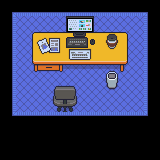

A level layout from a 2D game, rendered from its tile map. Below: a short description, then the map file with its tile-grid data intact:
An orthogonal 10x10 tile map with 16x16 px tiles, 4 tile layers (Ground, Walls, Object, Above Object), 8 tilesets.

<map version="1.10" tiledversion="1.11.2" orientation="orthogonal" renderorder="right-down" width="10" height="10" tilewidth="16" tileheight="16" infinite="0" nextlayerid="5" nextobjectid="1">
 <editorsettings>
  <export target="office-desk.json" format="json" />
 </editorsettings>
 <tileset firstgid="1" name="desk_drawer_orange_down" tilewidth="16" tileheight="16" tilecount="24" columns="6">
  <image source="assets/desk_drawer_orange_down.png" trans="ff00ff" width="96" height="64" />
  <tile id="0">
   <properties>
    <property name="collides" type="bool" value="true" />
   </properties>
  </tile>
  <tile id="1">
   <properties>
    <property name="collides" type="bool" value="true" />
   </properties>
  </tile>
  <tile id="2">
   <properties>
    <property name="collides" type="bool" value="true" />
   </properties>
  </tile>
  <tile id="3">
   <properties>
    <property name="collides" type="bool" value="true" />
   </properties>
  </tile>
  <tile id="4">
   <properties>
    <property name="collides" type="bool" value="true" />
   </properties>
  </tile>
  <tile id="5">
   <properties>
    <property name="collides" type="bool" value="true" />
   </properties>
  </tile>
  <tile id="6">
   <properties>
    <property name="collides" type="bool" value="true" />
   </properties>
  </tile>
  <tile id="7">
   <properties>
    <property name="collides" type="bool" value="true" />
   </properties>
  </tile>
  <tile id="8">
   <properties>
    <property name="collides" type="bool" value="true" />
   </properties>
  </tile>
  <tile id="9">
   <properties>
    <property name="collides" type="bool" value="true" />
   </properties>
  </tile>
  <tile id="10">
   <properties>
    <property name="collides" type="bool" value="true" />
   </properties>
  </tile>
  <tile id="11">
   <properties>
    <property name="collides" type="bool" value="true" />
   </properties>
  </tile>
  <tile id="12">
   <properties>
    <property name="collides" type="bool" value="true" />
   </properties>
  </tile>
  <tile id="13">
   <properties>
    <property name="collides" type="bool" value="true" />
   </properties>
  </tile>
  <tile id="14">
   <properties>
    <property name="collides" type="bool" value="false" />
   </properties>
  </tile>
  <tile id="15">
   <properties>
    <property name="collides" type="bool" value="false" />
   </properties>
  </tile>
  <tile id="16">
   <properties>
    <property name="collides" type="bool" value="false" />
   </properties>
  </tile>
  <tile id="17">
   <properties>
    <property name="collides" type="bool" value="true" />
   </properties>
  </tile>
 </tileset>
 <tileset firstgid="25" name="computer keyboard mouse" tilewidth="16" tileheight="16" tilecount="4" columns="2">
  <image source="assets/computer keyboard mouse.png" trans="ff00ff" width="32" height="32" />
 </tileset>
 <tileset firstgid="29" name="chair_office_rolling_grey_up" tilewidth="16" tileheight="16" tilecount="8" columns="2">
  <image source="assets/chair_office_rolling_grey_up.png" trans="ff00ff" width="32" height="64" />
  <tile id="0">
   <properties>
    <property name="collides" type="bool" value="true" />
   </properties>
  </tile>
  <tile id="1">
   <properties>
    <property name="collides" type="bool" value="true" />
   </properties>
  </tile>
  <tile id="2">
   <properties>
    <property name="collides" type="bool" value="true" />
   </properties>
  </tile>
  <tile id="3">
   <properties>
    <property name="collides" type="bool" value="true" />
   </properties>
  </tile>
  <tile id="4">
   <properties>
    <property name="collides" type="bool" value="false" />
   </properties>
  </tile>
  <tile id="5">
   <properties>
    <property name="collides" type="bool" value="false" />
   </properties>
  </tile>
 </tileset>
 <tileset firstgid="37" name="togocoffee" tilewidth="16" tileheight="16" tilecount="4" columns="2">
  <image source="assets/togocoffee.png" trans="ff00ff" width="32" height="32" />
 </tileset>
 <tileset firstgid="41" name="document_a_up" tilewidth="16" tileheight="16" tilecount="4" columns="2">
  <image source="assets/document_a_up.png" trans="ff00ff" width="32" height="32" />
 </tileset>
 <tileset firstgid="45" name="desktop_keyboard_white_up" tilewidth="16" tileheight="16" tilecount="4" columns="2">
  <image source="assets/desktop_keyboard_white_up.png" trans="ff00ff" width="32" height="32" />
 </tileset>
 <tileset firstgid="49" name="trash_can_white" tilewidth="16" tileheight="16" tilecount="4" columns="2">
  <image source="assets/trash_can_white.png" trans="ff00ff" width="32" height="32" />
  <tile id="0">
   <properties>
    <property name="collides" type="bool" value="true" />
   </properties>
  </tile>
  <tile id="1">
   <properties>
    <property name="collides" type="bool" value="true" />
   </properties>
  </tile>
  <tile id="2">
   <properties>
    <property name="collides" type="bool" value="true" />
   </properties>
  </tile>
  <tile id="3">
   <properties>
    <property name="collides" type="bool" value="true" />
   </properties>
  </tile>
 </tileset>
 <tileset firstgid="53" name="rug_diamond_blue_horizontal [3x4]" tilewidth="16" tileheight="16" tilecount="120" columns="12">
  <image source="assets/rug_diamond_blue_horizontal [3x4].png" trans="ff00ff" width="192" height="160" />
 </tileset>
 <layer id="1" name="Ground" width="10" height="10">
  <data encoding="csv">
66,67,68,69,70,71,72,73,74,75,
78,79,80,81,82,83,84,85,86,87,
90,91,92,93,94,95,96,97,98,99,
102,103,104,105,106,107,108,109,110,111,
114,115,116,117,118,119,120,121,122,123,
126,127,128,129,130,131,132,133,134,135,
138,139,140,141,142,143,144,145,146,147,
150,151,152,153,154,155,156,157,158,159,
0,0,0,0,0,0,0,0,0,0,
0,0,0,0,0,0,0,0,0,0
</data>
 </layer>
 <layer id="2" name="Walls" width="10" height="10">
  <data encoding="csv">
0,0,0,0,0,0,0,0,0,0,
0,0,0,0,0,0,0,0,0,0,
0,0,0,0,0,0,0,0,0,0,
0,0,0,0,0,0,0,0,0,0,
0,0,0,0,0,0,0,0,0,0,
0,0,0,0,0,0,0,0,0,0,
0,0,0,0,0,0,0,0,0,0,
0,0,0,0,0,0,0,0,0,0,
0,0,0,0,0,0,0,0,0,0,
0,0,0,0,0,0,0,0,0,0
</data>
 </layer>
 <layer id="3" name="Object" width="10" height="10">
  <data encoding="csv">
0,0,0,0,0,0,0,0,0,0,
0,0,0,0,0,0,0,0,0,0,
0,0,1,2,3,4,5,6,0,0,
0,0,7,8,9,10,11,12,0,0,
0,0,13,14,15,16,17,18,0,0,
0,0,0,29,30,0,0,0,0,0,
0,0,0,31,32,0,0,0,0,0,
0,0,0,0,0,0,0,0,0,0,
0,0,0,0,0,0,0,0,0,0,
0,0,0,0,0,0,0,0,0,0
</data>
 </layer>
 <layer id="4" name="Above Object" width="10" height="10">
  <data encoding="csv">
0,0,0,0,0,0,0,0,0,0,
0,0,0,0,25,26,0,0,0,0,
0,0,41,42,27,28,37,38,0,0,
0,0,43,44,45,46,39,40,0,0,
0,0,0,0,0,0,49,50,0,0,
0,0,0,0,0,0,51,52,0,0,
0,0,0,0,0,0,0,0,0,0,
0,0,0,0,0,0,0,0,0,0,
0,0,0,0,0,0,0,0,0,0,
0,0,0,0,0,0,0,0,0,0
</data>
 </layer>
</map>
